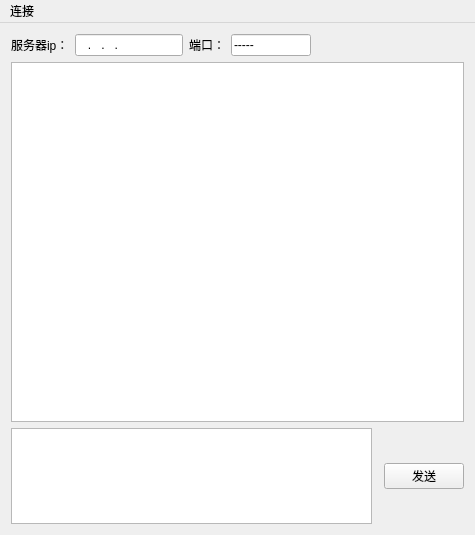
<?xml version="1.0" encoding="UTF-8"?>
<ui version="4.0">
 <class>MianWindowClass</class>
 <widget class="QMainWindow" name="MianWindowClass">
  <property name="geometry">
   <rect>
    <x>0</x>
    <y>0</y>
    <width>475</width>
    <height>535</height>
   </rect>
  </property>
  <property name="windowTitle">
   <string>正在聊天</string>
  </property>
  <widget class="QWidget" name="centralWidget">
   <layout class="QGridLayout" name="gridLayout">
    <item row="2" column="2">
     <widget class="QPushButton" name="sendButton">
      <property name="text">
       <string>发送</string>
      </property>
     </widget>
    </item>
    <item row="0" column="0" colspan="3">
     <layout class="QHBoxLayout" name="horizontalLayout">
      <item>
       <widget class="QLabel" name="label_2">
        <property name="text">
         <string>服务器ip：</string>
        </property>
       </widget>
      </item>
      <item>
       <widget class="QLineEdit" name="serverEdit">
        <property name="sizePolicy">
         <sizepolicy hsizetype="Fixed" vsizetype="Fixed">
          <horstretch>0</horstretch>
          <verstretch>0</verstretch>
         </sizepolicy>
        </property>
        <property name="minimumSize">
         <size>
          <width>0</width>
          <height>0</height>
         </size>
        </property>
        <property name="maximumSize">
         <size>
          <width>200</width>
          <height>16777215</height>
         </size>
        </property>
        <property name="inputMethodHints">
         <set>Qt::ImhDigitsOnly</set>
        </property>
        <property name="inputMask">
         <string>000.000.000.000</string>
        </property>
        <property name="text">
         <string>...</string>
        </property>
       </widget>
      </item>
      <item>
       <widget class="QLabel" name="label">
        <property name="text">
         <string>端口：</string>
        </property>
       </widget>
      </item>
      <item>
       <widget class="QLineEdit" name="portEdit">
        <property name="sizePolicy">
         <sizepolicy hsizetype="Fixed" vsizetype="Fixed">
          <horstretch>0</horstretch>
          <verstretch>0</verstretch>
         </sizepolicy>
        </property>
        <property name="minimumSize">
         <size>
          <width>0</width>
          <height>0</height>
         </size>
        </property>
        <property name="maximumSize">
         <size>
          <width>80</width>
          <height>16777215</height>
         </size>
        </property>
        <property name="inputMethodHints">
         <set>Qt::ImhDigitsOnly</set>
        </property>
        <property name="inputMask">
         <string>00000;-</string>
        </property>
        <property name="text">
         <string/>
        </property>
       </widget>
      </item>
      <item>
       <spacer name="horizontalSpacer">
        <property name="orientation">
         <enum>Qt::Horizontal</enum>
        </property>
        <property name="sizeHint" stdset="0">
         <size>
          <width>40</width>
          <height>20</height>
         </size>
        </property>
       </spacer>
      </item>
     </layout>
    </item>
    <item row="1" column="0" colspan="3">
     <widget class="QListWidget" name="listWidget">
      <property name="minimumSize">
       <size>
        <width>0</width>
        <height>360</height>
       </size>
      </property>
      <property name="focusPolicy">
       <enum>Qt::NoFocus</enum>
      </property>
      <property name="selectionMode">
       <enum>QAbstractItemView::NoSelection</enum>
      </property>
      <property name="resizeMode">
       <enum>QListView::Adjust</enum>
      </property>
     </widget>
    </item>
    <item row="2" column="0">
     <widget class="QTextEdit" name="textEdit">
      <property name="sizePolicy">
       <sizepolicy hsizetype="Expanding" vsizetype="Expanding">
        <horstretch>0</horstretch>
        <verstretch>0</verstretch>
       </sizepolicy>
      </property>
      <property name="maximumSize">
       <size>
        <width>16777215</width>
        <height>160</height>
       </size>
      </property>
     </widget>
    </item>
   </layout>
  </widget>
  <widget class="QMenuBar" name="menuBar">
   <property name="geometry">
    <rect>
     <x>0</x>
     <y>0</y>
     <width>475</width>
     <height>26</height>
    </rect>
   </property>
   <widget class="QMenu" name="menu">
    <property name="title">
     <string>连接</string>
    </property>
    <widget class="QMenu" name="menuC_S">
     <property name="title">
      <string>C/S</string>
     </property>
     <addaction name="customerActionk"/>
     <addaction name="serverAction"/>
    </widget>
    <addaction name="connectAction"/>
    <addaction name="disconnectAction"/>
    <addaction name="menuC_S"/>
   </widget>
   <addaction name="menu"/>
  </widget>
  <action name="connectAction">
   <property name="text">
    <string>连接</string>
   </property>
  </action>
  <action name="disconnectAction">
   <property name="text">
    <string>断开</string>
   </property>
  </action>
  <action name="customerActionk">
   <property name="checkable">
    <bool>true</bool>
   </property>
   <property name="text">
    <string>客户端</string>
   </property>
  </action>
  <action name="serverAction">
   <property name="checkable">
    <bool>true</bool>
   </property>
   <property name="text">
    <string>服务器</string>
   </property>
  </action>
 </widget>
 <layoutdefault spacing="6" margin="11"/>
 <resources>
  <include location="MainWindow.qrc"/>
 </resources>
 <connections>
  <connection>
   <sender>sendButton</sender>
   <signal>clicked()</signal>
   <receiver>MianWindowClass</receiver>
   <slot>send()</slot>
   <hints>
    <hint type="sourcelabel">
     <x>463</x>
     <y>493</y>
    </hint>
    <hint type="destinationlabel">
     <x>400</x>
     <y>486</y>
    </hint>
   </hints>
  </connection>
  <connection>
   <sender>connectAction</sender>
   <signal>triggered()</signal>
   <receiver>MianWindowClass</receiver>
   <slot>tcpconnect()</slot>
   <hints>
    <hint type="sourcelabel">
     <x>-1</x>
     <y>-1</y>
    </hint>
    <hint type="destinationlabel">
     <x>247</x>
     <y>267</y>
    </hint>
   </hints>
  </connection>
  <connection>
   <sender>disconnectAction</sender>
   <signal>triggered()</signal>
   <receiver>MianWindowClass</receiver>
   <slot>tcpdisconnect()</slot>
   <hints>
    <hint type="sourcelabel">
     <x>-1</x>
     <y>-1</y>
    </hint>
    <hint type="destinationlabel">
     <x>247</x>
     <y>267</y>
    </hint>
   </hints>
  </connection>
  <connection>
   <sender>serverAction</sender>
   <signal>triggered()</signal>
   <receiver>MianWindowClass</receiver>
   <slot>serverSelected()</slot>
   <hints>
    <hint type="sourcelabel">
     <x>-1</x>
     <y>-1</y>
    </hint>
    <hint type="destinationlabel">
     <x>247</x>
     <y>267</y>
    </hint>
   </hints>
  </connection>
  <connection>
   <sender>customerActionk</sender>
   <signal>triggered()</signal>
   <receiver>MianWindowClass</receiver>
   <slot>customeSelected()</slot>
   <hints>
    <hint type="sourcelabel">
     <x>-1</x>
     <y>-1</y>
    </hint>
    <hint type="destinationlabel">
     <x>247</x>
     <y>267</y>
    </hint>
   </hints>
  </connection>
 </connections>
 <slots>
  <slot>send()</slot>
  <slot>tcpconnect()</slot>
  <slot>tcpdisconnect()</slot>
  <slot>serverSelected()</slot>
  <slot>customeSelected()</slot>
 </slots>
</ui>
